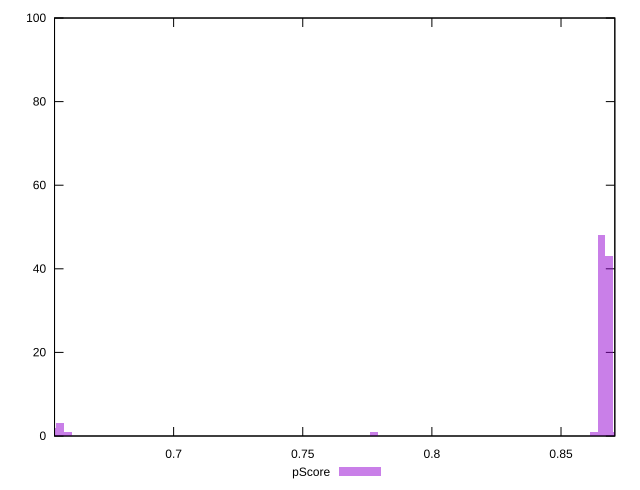

Source code (gnuplot):
reset

$pScore <<EOF
0.8687054438312325 43
0.865668012209445 48
0.7775824951776067 1
0.6530477986843182 2
0.6591226619278931 1
0.6560852303061057 3
0.8626305805876574 1
0.87174287545302 1
EOF

set key outside below
set boxwidth 0.003037431621787526
set xrange [0.6538888888888889:0.8708333333333333]
set yrange [0:100]
set trange [0:100]
set style fill transparent solid 0.5 noborder
set terminal svg size 640, 490 enhanced background rgb 'white'
set output "reprap/render-blocking-resources/samples/pages+cached+noexternal+nosvg/pScore/histogram.svg"

plot $pScore title "pScore" with boxes

reset
